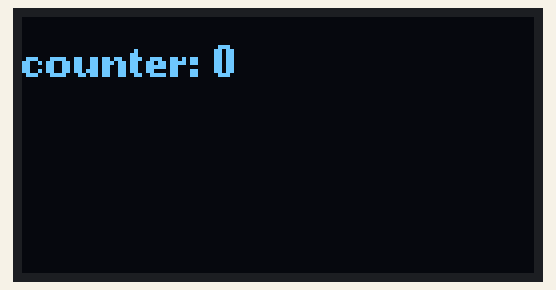
Recording of a sketch running on a simulated ESP32. Shown: 128×64 one-colour display. What the sketch prints to the serial monitor is not drawn.

Above: at 0.1 s.
At 7.3 s:
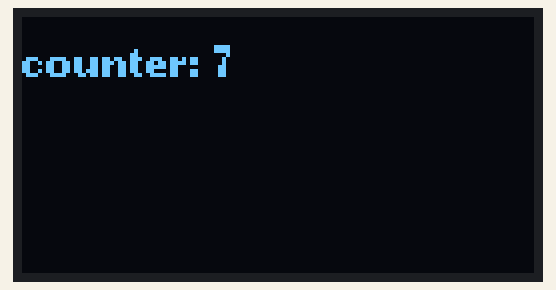
At 11.4 s:
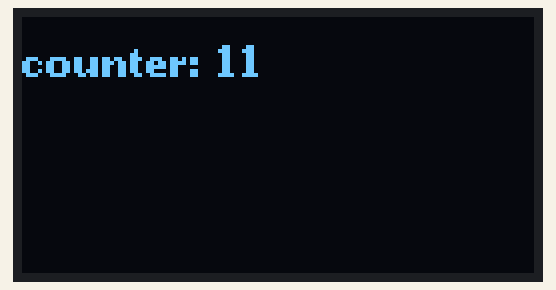
At 18.6 s:
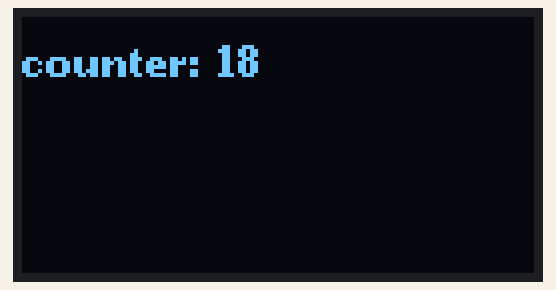
At 28.8 s:
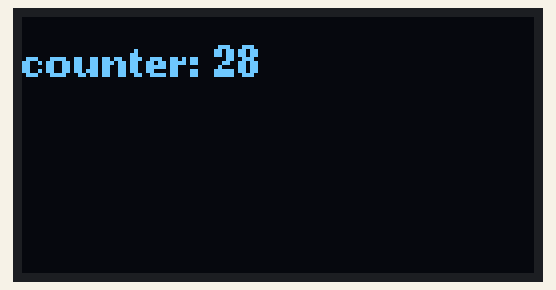
At 38.1 s:
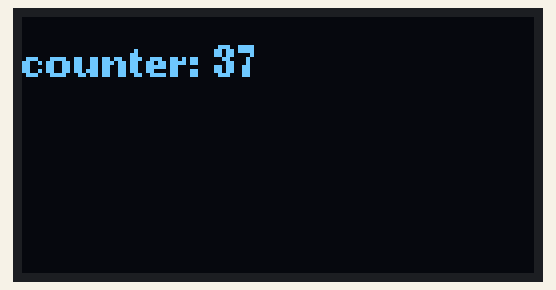

The sketch:

core1.ino
```cpp
#include <U8g2lib.h>

U8G2_SSD1306_128X64_NONAME_1_HW_I2C u8g2(U8G2_R0, U8X8_PIN_NONE);

TaskHandle_t handler;

void taskOLED( void * pvParam ) {
  u8g2.setFont(u8g2_font_ncenB08_tr);
  int num = 0;    // 計數值
  String txt;     // OLED顯示文字

  while (1) {
    txt = "counter: " + String(num++);
    u8g2.firstPage();
    do {
      u8g2.drawStr(0, 15, txt.c_str());
    } while ( u8g2.nextPage() );
    Serial.printf("顯示器任務在核心%u\n", xPortGetCoreID());
    vTaskDelay( 1000 / portTICK_PERIOD_MS);
  }
}

void setup() {
  u8g2.begin();
  Serial.begin(115200);
  Serial.printf("上限：%u\n", configMAX_PRIORITIES);
  xTaskCreatePinnedToCore(taskOLED,  "task OLED", 1500, NULL,  1, NULL, 1);
}

void loop() {
  Serial.printf("主程式在核心%u\n", xPortGetCoreID());
  UBaseType_t m = 1500 - uxTaskGetStackHighWaterMark(handler);
  Serial.printf("任務A佔用 %u位元組\n", m);
  vTaskDelay(1000);
}
```

Measured:
- what the display in image 1 shows lasts 1.1 s, from 7.2 s to 8.3 s
